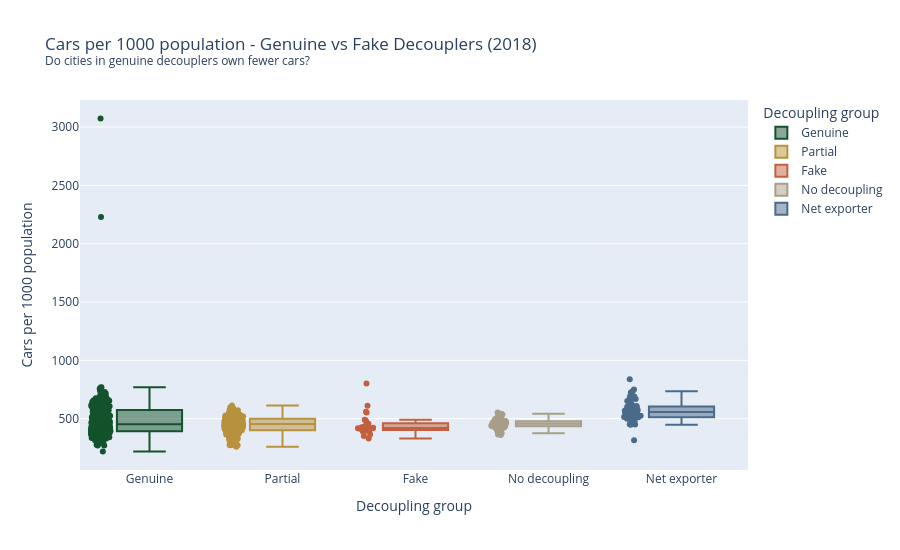

Notebook cell for this chart:
### Code cell
# CARS PER 1000: the main story
# Hypothesis: cities in genuine decouplers are less car-dependent

# Box plot: distribution by group
fig = px.box(
    snap_cars,
    x='group',
    y='cars_per_1000',
    color='group',
    points='all',
    hover_name='city_name',
    hover_data=['country', 'iso_code'],
    color_discrete_map=GROUP_COLORS,
    category_orders={'group': GROUP_ORDER},
    title=f'Cars per 1000 population - Genuine vs Fake Decouplers ({YEAR_CARS})<br>'
          f'<sup>Do cities in genuine decouplers own fewer cars?</sup>',
    labels={'cars_per_1000': 'Cars per 1000 population', 'group': 'Decoupling group'},
    height=550
)
fig.show()

# Summary stats
print(f"Cars per 1000 by group ({YEAR_CARS}):")
print(
    snap_cars.groupby('group')['cars_per_1000']
    .agg(['median', 'mean', 'std', 'count'])
    .round(1)
    .to_string()
)

### Figure 1 — Plotly figure (JSON) as saved in the notebook; plotly's stock layout.template omitted (floating-point values rounded to 4 significant figures; data arrays with more than 128 entries replaced by an {"elided": "..."} marker saying what was removed)
{"data": [{"alignmentgroup": "True", "boxpoints": "all", "customdata": {"elided": "266x2 str values"}, "hovertemplate": "<b>%{hovertext}</b><br><br>Decoupling group=%{x}<br>Cars per 1000 population=%{y}<br>country=%{customdata[0]}<br>iso_code=%{customdata[1]}<extra></extra>", "hovertext": {"elided": "266 null values"}, "legendgroup": "Genuine", "marker": {"color": "#14532d"}, "name": "Genuine", "notched": false, "offsetgroup": "Genuine", "orientation": "v", "showlegend": true, "type": "box", "x": {"elided": "266 str values"}, "x0": " ", "xaxis": "x", "y": {"elided": "266 float values"}, "y0": " ", "yaxis": "y"}, {"alignmentgroup": "True", "boxpoints": "all", "customdata": {"elided": "217x2 str values"}, "hovertemplate": "<b>%{hovertext}</b><br><br>Decoupling group=%{x}<br>Cars per 1000 population=%{y}<br>country=%{customdata[0]}<br>iso_code=%{customdata[1]}<extra></extra>", "hovertext": {"elided": "217 null values"}, "legendgroup": "Partial", "marker": {"color": "#b8923d"}, "name": "Partial", "notched": false, "offsetgroup": "Partial", "orientation": "v", "showlegend": true, "type": "box", "x": {"elided": "217 str values"}, "x0": " ", "xaxis": "x", "y": {"elided": "217 float values"}, "y0": " ", "yaxis": "y"}, {"alignmentgroup": "True", "boxpoints": "all", "customdata": [["Belgium", "BEL"], ["Belgium", "BEL"], ["Belgium", "BEL"], ["Belgium", "BEL"], ["Belgium", "BEL"], ["Belgium", "BEL"], ["Belgium", "BEL"], ["Belgium", "BEL"], ["Belgium", "BEL"], ["Belgium", "BEL"], ["Belgium", "BEL"], ["Switzerland", "CHE"], ["Switzerland", "CHE"], ["Switzerland", "CHE"], ["Switzerland", "CHE"], ["Switzerland", "CHE"], ["Switzerland", "CHE"], ["Switzerland", "CHE"], ["Switzerland", "CHE"], ["Switzerland", "CHE"], ["Switzerland", "CHE"], ["Croatia", "HRV"], ["Croatia", "HRV"], ["Croatia", "HRV"], ["Croatia", "HRV"], ["Croatia", "HRV"], ["Croatia", "HRV"], ["Croatia", "HRV"]], "hovertemplate": "<b>%{hovertext}</b><br><br>Decoupling group=%{x}<br>Cars per 1000 population=%{y}<br>country=%{customdata[0]}<br>iso_code=%{customdata[1]}<extra></extra>", "hovertext": [null, null, null, null, null, null, null, null, null, null, null, null, null, null, null, null, null, null, null, null, null, null, null, null, null, null, null, null], "legendgroup": "Fake", "marker": {"color": "#c2603f"}, "name": "Fake", "notched": false, "offsetgroup": "Fake", "orientation": "v", "showlegend": true, "type": "box", "x": ["Fake", "Fake", "Fake", "Fake", "Fake", "Fake", "Fake", "Fake", "Fake", "Fake", "Fake", "Fake", "Fake", "Fake", "Fake", "Fake", "Fake", "Fake", "Fake", "Fake", "Fake", "Fake", "Fake", "Fake", "Fake", "Fake", "Fake", "Fake"], "x0": " ", "xaxis": "x", "y": [408.4, 390.8, 416.8, 423.0, 422.4, 481.3, 463.6, 801.3, 553.3, 558.7, 399.8, 416.6, 426.7, 418.7, 400.4, 421.3, 446.0, 404.0, 611.3, 456.0, 416.1, 351.0, 435.4, 364.4, 329.8, 413.1, 490.8, 395.3], "y0": " ", "yaxis": "y"}, {"alignmentgroup": "True", "boxpoints": "all", "customdata": {"elided": "98x2 str values"}, "hovertemplate": "<b>%{hovertext}</b><br><br>Decoupling group=%{x}<br>Cars per 1000 population=%{y}<br>country=%{customdata[0]}<br>iso_code=%{customdata[1]}<extra></extra>", "hovertext": [null, null, null, null, null, null, null, null, null, null, null, null, null, null, null, null, null, null, null, null, null, null, null, null, null, null, null, null, null, null, null, null, null, null, null, null, null, null, null, null, null, null, null, null, null, null, null, null, null, null, null, null, null, null, null, null, null, null, null, null, null, null, null, null, null, null, null, null, null, null, null, null, null, null, null, null, null, null, null, null, null, null, null, null, null, null, null, null, null, null, null, null, null, null, null, null, null, null], "legendgroup": "No decoupling", "marker": {"color": "#a89e8a"}, "name": "No decoupling", "notched": false, "offsetgroup": "No decoupling", "orientation": "v", "showlegend": true, "type": "box", "x": ["No decoupling", "No decoupling", "No decoupling", "No decoupling", "No decoupling", "No decoupling", "No decoupling", "No decoupling", "No decoupling", "No decoupling", "No decoupling", "No decoupling", "No decoupling", "No decoupling", "No decoupling", "No decoupling", "No decoupling", "No decoupling", "No decoupling", "No decoupling", "No decoupling", "No decoupling", "No decoupling", "No decoupling", "No decoupling", "No decoupling", "No decoupling", "No decoupling", "No decoupling", "No decoupling", "No decoupling", "No decoupling", "No decoupling", "No decoupling", "No decoupling", "No decoupling", "No decoupling", "No decoupling", "No decoupling", "No decoupling", "No decoupling", "No decoupling", "No decoupling", "No decoupling", "No decoupling", "No decoupling", "No decoupling", "No decoupling", "No decoupling", "No decoupling", "No decoupling", "No decoupling", "No decoupling", "No decoupling", "No decoupling", "No decoupling", "No decoupling", "No decoupling", "No decoupling", "No decoupling", "No decoupling", "No decoupling", "No decoupling", "No decoupling", "No decoupling", "No decoupling", "No decoupling", "No decoupling", "No decoupling", "No decoupling", "No decoupling", "No decoupling", "No decoupling", "No decoupling", "No decoupling", "No decoupling", "No decoupling", "No decoupling", "No decoupling", "No decoupling", "No decoupling", "No decoupling", "No decoupling", "No decoupling", "No decoupling", "No decoupling", "No decoupling", "No decoupling", "No decoupling", "No decoupling", "No decoupling", "No decoupling", "No decoupling", "No decoupling", "No decoupling", "No decoupling", "No decoupling", "No decoupling"], "x0": " ", "xaxis": "x", "y": [437.9, 360.7, 440.1, 448.5, 374.5, 439.3, 481.4, 416.3, 432.8, 540.4, 477.6, 424.4, 427.9, 454.0, 445.6, 496.5, 515.4, 403.7, 402.5, 438.6, 436.6, 478.3, 429.7, 508.4, 435.1, 470.3, 464.6, 493.6, 419.0, 438.0, 508.4, 541.7, 454.2, 492.2, 434.8, 459.1, 541.6, 478.4, 467.7, 462.4, 465.2, 444.0, 425.2, 428.5, 515.9, 484.5, 462.1, 420.1, 412.8, 422.6, 455.9, 476.5, 440.9, 440.5, 464.4, 463.7, 432.8, 454.8, 468.0, 455.4, 492.6, 459.3, 392.5, 479.0, 441.7, 436.8, 402.8, 423.5, 482.2, 471.0, 364.5, 452.2, 444.2, 438.5, 408.6, 487.4, 391.1, 488.9, 473.1, 535.4, 460.1, 449.5, 470.1, 500.6, 462.6, 437.0, 471.3, 466.1, 551.9, 450.7, 459.0, 476.0, 496.5, 473.2, 431.3, 509.2, 491.7, 441.6], "y0": " ", "yaxis": "y"}, {"alignmentgroup": "True", "boxpoints": "all", "customdata": [["Poland", "POL"], ["Poland", "POL"], ["Poland", "POL"], ["Poland", "POL"], ["Poland", "POL"], ["Poland", "POL"], ["Poland", "POL"], ["Poland", "POL"], ["Poland", "POL"], ["Poland", "POL"], ["Poland", "POL"], ["Poland", "POL"], ["Poland", "POL"], ["Poland", "POL"], ["Poland", "POL"], ["Poland", "POL"], ["Poland", "POL"], ["Poland", "POL"], ["Poland", "POL"], ["Poland", "POL"], ["Poland", "POL"], ["Poland", "POL"], ["Poland", "POL"], ["Poland", "POL"], ["Poland", "POL"], ["Poland", "POL"], ["Poland", "POL"], ["Poland", "POL"], ["Poland", "POL"], ["Poland", "POL"], ["Poland", "POL"], ["Poland", "POL"], ["Poland", "POL"], ["Poland", "POL"], ["Poland", "POL"], ["Poland", "POL"], ["Poland", "POL"], ["Poland", "POL"], ["Poland", "POL"], ["Poland", "POL"], ["Poland", "POL"], ["Poland", "POL"], ["Poland", "POL"], ["Poland", "POL"], ["Poland", "POL"], ["Poland", "POL"], ["Poland", "POL"], ["Poland", "POL"], ["Poland", "POL"], ["Poland", "POL"], ["Poland", "POL"], ["Poland", "POL"], ["Poland", "POL"]], "hovertemplate": "<b>%{hovertext}</b><br><br>Decoupling group=%{x}<br>Cars per 1000 population=%{y}<br>country=%{customdata[0]}<br>iso_code=%{customdata[1]}<extra></extra>", "hovertext": [null, null, null, null, null, null, null, null, null, null, null, null, null, null, null, null, null, null, null, null, null, null, null, null, null, null, null, null, null, null, null, null, null, null, null, null, null, null, null, null, null, null, null, null, null, null, null, null, null, null, null, null, null], "legendgroup": "Net exporter", "marker": {"color": "#4a6b8a"}, "name": "Net exporter", "notched": false, "offsetgroup": "Net exporter", "orientation": "v", "showlegend": true, "type": "box", "x": ["Net exporter", "Net exporter", "Net exporter", "Net exporter", "Net exporter", "Net exporter", "Net exporter", "Net exporter", "Net exporter", "Net exporter", "Net exporter", "Net exporter", "Net exporter", "Net exporter", "Net exporter", "Net exporter", "Net exporter", "Net exporter", "Net exporter", "Net exporter", "Net exporter", "Net exporter", "Net exporter", "Net exporter", "Net exporter", "Net exporter", "Net exporter", "Net exporter", "Net exporter", "Net exporter", "Net exporter", "Net exporter", "Net exporter", "Net exporter", "Net exporter", "Net exporter", "Net exporter", "Net exporter", "Net exporter", "Net exporter", "Net exporter", "Net exporter", "Net exporter", "Net exporter", "Net exporter", "Net exporter", "Net exporter", "Net exporter", "Net exporter", "Net exporter", "Net exporter", "Net exporter", "Net exporter"], "x0": " ", "xaxis": "x", "y": [749.7, 578.4, 639.4, 689.9, 725.1, 618.0, 554.5, 596.0, 557.2, 734.6, 452.5, 547.6, 535.0, 531.5, 567.7, 688.0, 588.8, 572.6, 608.0, 512.6, 483.1, 595.5, 565.6, 563.5, 513.1, 651.7, 684.5, 523.8, 528.7, 542.7, 535.8, 549.0, 838.3, 499.2, 599.2, 467.4, 571.4, 601.9, 551.5, 667.7, 497.2, 476.5, 650.9, 503.9, 575.0, 602.8, 313.9, 496.2, 513.2, 505.2, 449.2, 528.1, 447.0], "y0": " ", "yaxis": "y"}], "layout": {"boxmode": "overlay", "height": 550, "legend": {"title": {"text": "Decoupling group"}, "tracegroupgap": 0}, "title": {"text": "Cars per 1000 population - Genuine vs Fake Decouplers (2018)<br><sup>Do cities in genuine decouplers own fewer cars?</sup>"}, "xaxis": {"anchor": "y", "categoryarray": ["Genuine", "Partial", "Fake", "No decoupling", "Net exporter"], "categoryorder": "array", "domain": [0, 1], "title": {"text": "Decoupling group"}}, "yaxis": {"anchor": "x", "domain": [0, 1], "title": {"text": "Cars per 1000 population"}}}}
